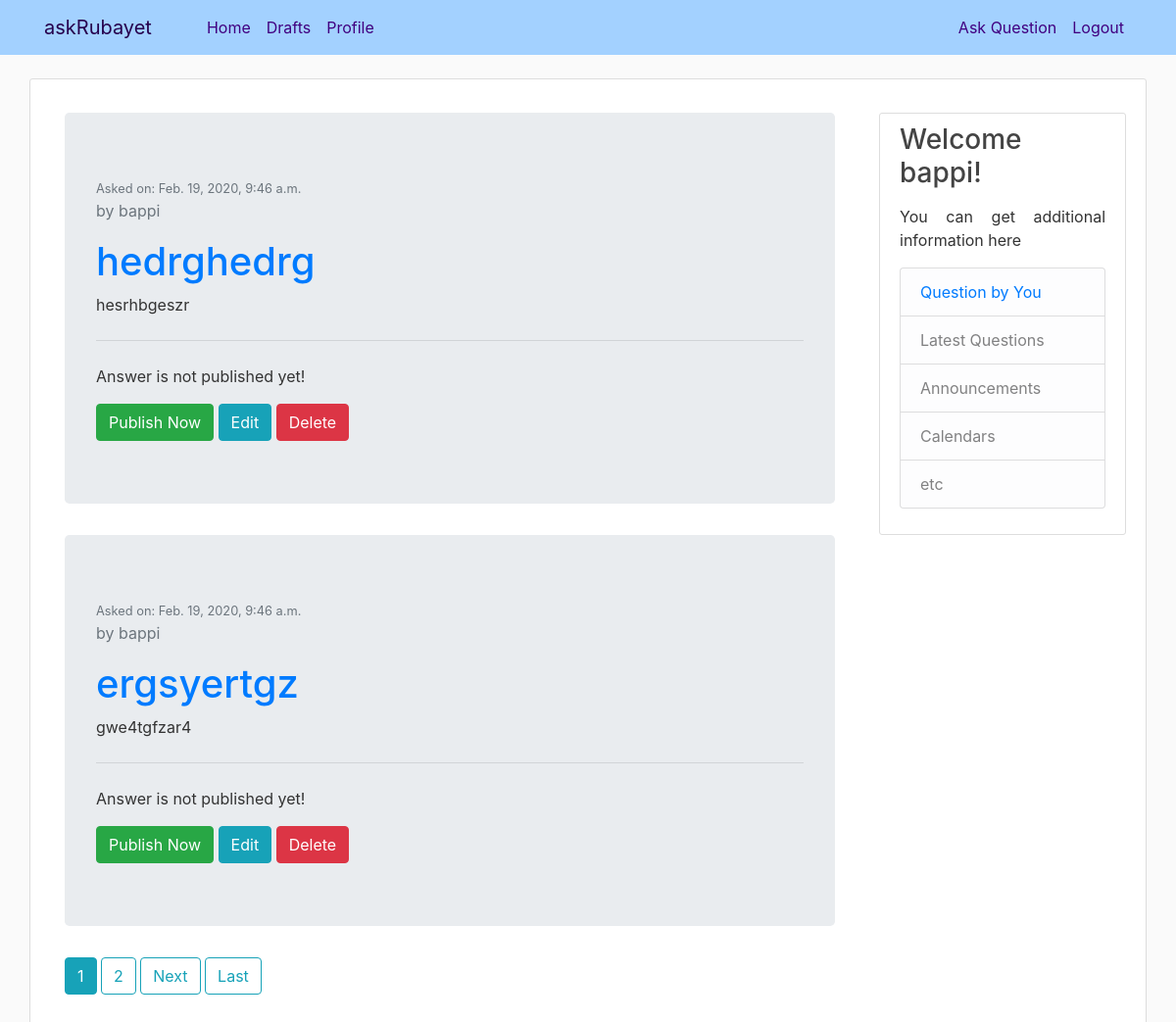
The page /drafts/ (signed in) on the database as committed earlier.
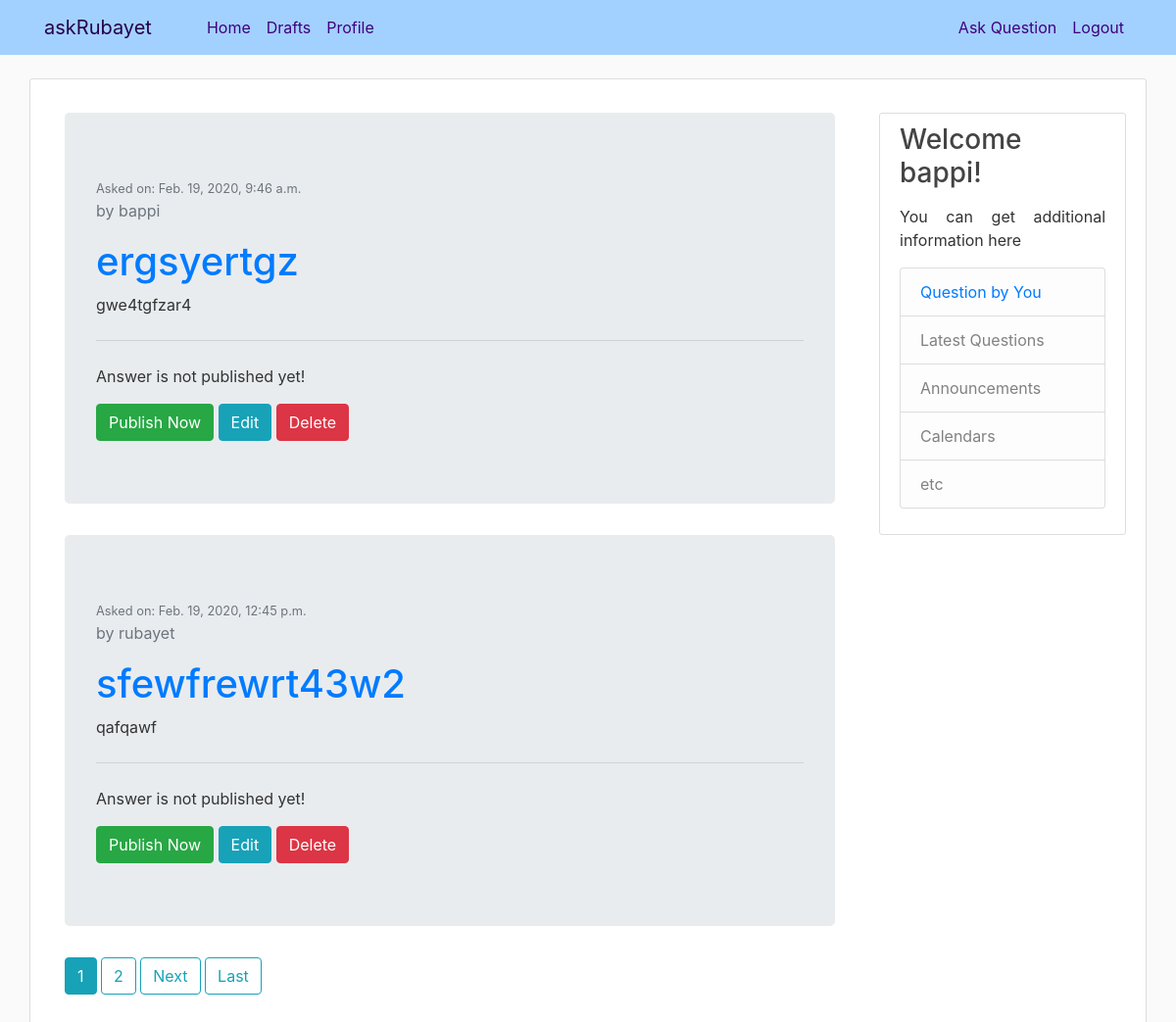
The same page on the database as committed later.
### ask/models.py (models this page shows, shortened)
class Question(models.Model):
    author                  = models.ForeignKey(settings.AUTH_USER_MODEL, on_delete=models.CASCADE)
    title                   = models.CharField(max_length=300)
    optional_description    = models.TextField(blank=True, null=True)
    created_date            = models.DateTimeField(default=timezone.now)
    published_date          = models.DateTimeField(blank=True, null=True)

### ask/views.py (the view)
# urls.py: path('drafts/', views.question_draft_list, name='question_draft_list'),
@login_required
def question_draft_list(request):
    questions = Question.objects.filter(published_date__isnull=True).order_by('created_date')
    paginator = Paginator(questions, 2)
    page_number = request.GET.get('page')
    page_obj = paginator.get_page(page_number)
    return render(request, 'ask/question_draft_list.html', {'page_obj': page_obj})

### ask/templates/ask/question_draft_list.html (shortened to what this page needs)
{% extends "ask/base.html" %}
{% block content %}
<div class="container">
  {% for question in page_obj %}
  <div class="jumbotron">
    <small class="text-muted">Asked on: {{ question.created_date }}</small>
    <p class="text-muted">by {{ question.author }}</p>
    <h1 class="display-5"><a href="{% url 'question_detail' pk=question.pk %}">{{ question.title }}</a></h1>
    <p >{{ question.optional_description|linebreaksbr }}</p>
    <hr class="my-4">
      {% if not user.is_authenticated %}
        <p>Answer is not published yet! Please come back later.</p>
      {% else %}
        <p>Answer is not published yet!</p>
        <a class="btn btn-success" href="{% url 'question_publish' pk=question.pk %}">Publish Now</a>
      {% endif %}
      {% if user.is_authenticated %}
        <a class="btn btn-info" href="{% url 'question_edit' pk=question.pk %}"><span class="glyphicon glyphicon-pencil">Edit</span></a>
        <a class="btn btn-danger" href="{% url 'question_remove' pk=question.pk %}"><span class="glyphicon glyphicon-remove">Delete</span></a>
      {% endif %}
  </div>
  {% empty %}
    <p>No question to moderate.</p>
  {% endfor %}
    {% for num in page_obj.paginator.page_range %}
      {% if page_obj.number == num %}
        <a class="btn btn-info mb-4" href="?page={{ num }}">{{ num }}</a>
      {% elif num > page_obj.number|add:'-3' and num < page_obj.number|add:'3' %}
        <a class="btn btn-outline-info mb-4" href="?page={{ num }}">{{ num }}</a>
      {% endif %}
    {% endfor %}
    {% if page_obj.has_next %}
      <a class="btn btn-outline-info mb-4" href="?page={{ page_obj.next_page_number }}">Next</a>
      <a class="btn btn-outline-info mb-4" href="?page={{ page_obj.paginator.num_pages }}">Last</a>
    {% endif %}
</div>
{% endblock content %}

Rows that differ between the two databases and show on the page:
removed Question: created_date "Feb. 19, 2020, 9:46 a.m.", author "bappi", title "hedrghedrg", optional_description "hesrhbgeszr"
now on this page (row unchanged): Question: created_date "Feb. 19, 2020, 12:45 p.m.", author "rubayet", title "sfewfrewrt43w2", optional_description "qafqawf"
